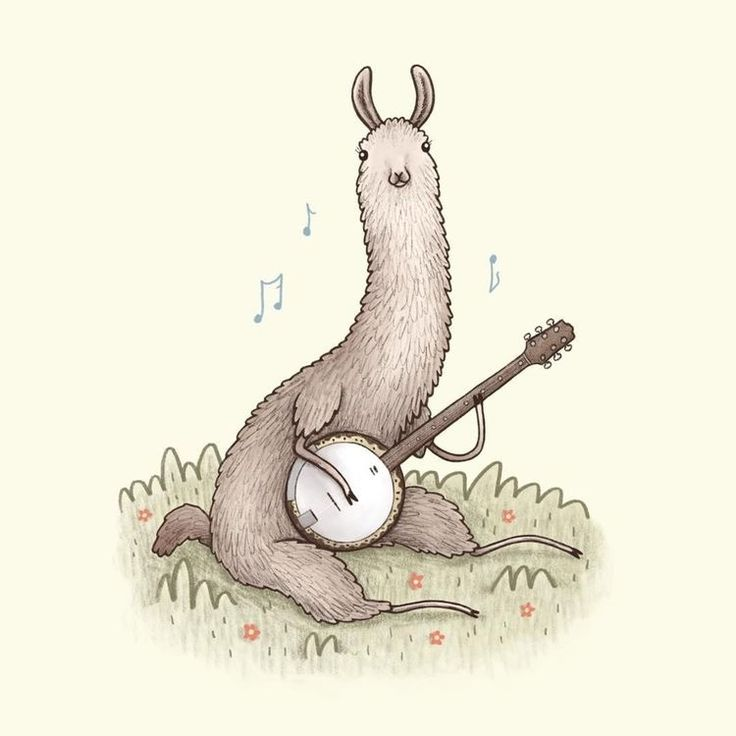
#> input picture ll.jpg, 736 x 736 px
$ python hann.py
#> lines starting #> are read from the running program, lines starting #| are printed output that depends on the picture
import numpy as np
import random
from PIL import Image, ImageDraw
import os

my_image = Image.open('ll.jpg')
#> my_image is the input picture: PIL image 736x736 RGB; mean R, G, B 238, 234.3, 216.4
#my_image = my_image.convert("RGB")
width = my_image.size[0]
#> width = 736
height = my_image.size[1]
#> height = 736
print("Hello World")
pixel_matrix = my_image.load()
draw = ImageDraw.Draw(my_image) #Создаем инструмент для рисования.
#print(str(pixel_matrix))
#f = open("log.txt", "w+")
res = [[[0 for k in range(3)] for j in range(width)] for i in range(height)]
#f.write("Hello")
for i in range(width):
    for j in range(height):
        a = (pixel_matrix[i, j][0] / 0.5 / 255) - 1
        b = (2. * pixel_matrix[i, j][1] / 255) - 1
        c = (2. * pixel_matrix[i, j][2] / 255) - 1
        res[i][j][0] = a
        res[i][j][1] = b
        res[i][j][2] = c
#> after the loop, res = 736 items
        # [5 lines of commented-out code are left out]
print("Hello")

# A = [ [1, 2, 3, 4, 5, 111],
# [6, 7, 8, 9, 10, 112],
# [11, 12, 13, 14, 15, 113],
# [16, 17, 18, 19, 20, 114],
# [21, 22, 23, 24, 25, 115],
# [26, 27, 28, 29, 30, 116]
# ]
#f.write("\n-----||-----\n")
#f.close
#open('log1.txt', 'w').close()
#f = open("log1.txt", "w+")
n = 4
m = 4
k1 = n
k0 = 0
l1 = m
l0 = 0
vectors = []
pix = []
while k1 <= height:
    while l1 <= width:
        for i in range(k0, k1):
            for j in range(l0, l1):
                pix.append(res[i][j][0])
                pix.append(res[i][j][1])
                pix.append(res[i][j][2])
                #f.write(str(res[i][j][0]) + ", " + str(res[i][j][1]) + ", " + str(res[i][j][0]) + ", ")
        # f.write(vectors[a])
        vectors.append(pix)
        #f.write("\n\n-----\n\n")
        pix = []
        l0 += m
        l1 += m
    l0 = 0
    l1 = m
    k0 += n
    k1 += n
#> after the loop, k0 = 736; k1 = 740; vectors = 33856 items
if (height % n != 0):
    print("Yepn")
    l1 = m
    l0 = 0
    while l1 <= width:
        for i in range(height - n, height):
            for j in range(l0, l1):
                pix.append(res[i][j][0])
                pix.append(res[i][j][1])
                pix.append(res[i][j][2])
               # f.write(str(res[i][j][0]) + ", " + str(res[i][j][1]) + ", " + str(res[i][j][0]) + ", ")
        # f.write(vectors[a])
        vectors.append(pix)
        #f.write("\n\n-----\n\n")
        pix = []
        l0 += m
        l1 += m
if (width % m != 0):
    print("Yepm")
    k1 = n
    k0 = 0
    while k1 <= height:
        for i in range(k0, k1):
            for j in range(width - m, width):
                pix.append(res[i][j][0])
                pix.append(res[i][j][1])
                pix.append(res[i][j][2])
                #f.write(str(res[i][j][0]) + ", " + str(res[i][j][1]) + ", " + str(res[i][j][0]) + ", ")
        # f.write(vectors[a])
        vectors.append(pix)
     #   f.write("\n\n-----\n\n")
        pix = []
        k0 += n
        k1 += n
num_of_neir = 10
max_err = 0.1 * num_of_neir
err = 200
w1 = np.random.rand(3 * n * m, num_of_neir) * 2 - 1
#print(w1)
w2 = w1.transpose()
# print(y)
teach = 0.00005
#print(vectors)
print("LENGTH")
print(len(vectors))
#| 33856
ans = [[[0 for k in range(3)] for j in range(width)] for i in range(height)]
a = 0
while err > max_err:
    print("ITERATION " + str(a))
    a += 1
    for i in range(len(vectors)):
        vect = np.array(vectors[i]).reshape(1, n * m * 3)
        y = np.dot(vect, w1)
        x = np.dot(y, w2)
        delta_x = x - vect
        w1 = w1 - teach * np.dot(np.dot(vect.transpose(), delta_x), w2.transpose())
        w2 = w2 - teach * np.dot(y.transpose(), delta_x)
        sum_err = 0
        err = 0
        sum_err = np.sum(delta_x * delta_x)
        err += sum_err
    print(err)
#> after the loop, a = 1
l0 = 0
l1 = n
k0 = 0
k1 = m
for i in range(len(vectors)):
    vect = np.array(vectors[i]).reshape(1, n * m * 3)
    y = np.dot(vect, w1)
    x = np.dot(y, w2)
    delta_x = x - vect
    w1 = w1 - teach * np.dot(np.dot(vect.transpose(), delta_x), w2.transpose())
    w2 = w2 - teach * np.dot(y.transpose(), delta_x)
    index = 0
    x = x.reshape(1, n * m * 3)
    x = x.transpose()
    #vect = vect.reshape(n * m * 3, 1)
    if i%(width/m) == 0 and i!=0:
        l0 += n
        l1 += n
        k0 = 0
        k1 = m
    for k in range(l0, l1):
        for j in range(k0, k1):
             if 255. * (x[index][0] + 1) / 2 >= 255:
                 ans[k][j][0] = 255.
             else:
                 ans[k][j][0] = 255.* (x[index][0] + 1) / 2
             if 255. * (x[(index+1)][0] + 1) / 2 >= 255:
                 ans[k][j][1] = 255.
             else:
                 ans[k][j][1] = 255. * (x[(index+1)][0]+ 1)  / 2
             if 255. * (x[(index+2)][0] + 1) / 2 >= 255:
                 ans[k][j][2] = 255.
             else:
                 ans[k][j][2] = 255. * (x[(index+2)][0] + 1) / 2
             index += 3
    #print("VECT->")
    k0 += m
    k1 += m
#> this loop made 33856 passes
#> (l0, l1, k0, k1) on passes 185, 369, 553, 737, 921, 1105, 1289, 1473, 1657, 1841, 2025, 2209: (4, 8, 0, 4), (8, 12, 0, 4), (12, 16, 0, 4), (16, 20, 0, 4), (20, 24, 0, 4), (24, 28, 0, 4), (28, 32, 0, 4), (32, 36, 0, 4), (36, 40, 0, 4), (40, 44, 0, 4), (44, 48, 0, 4), (48, 52, 0, 4)
#> (k0, k1) on passes 1 to 6: (4, 8), (8, 12), (12, 16), (16, 20), (20, 24), (24, 28)
#> after the loop, ans = 736 items; l0 = 732; l1 = 736
   # print(str(vect))
    #print("ANS->")
    #print(ans)
for i in range(width):
    for j in range(height):
        a = ans[i][j][0]
        b = ans[i][j][1]
        c = ans[i][j][2]
        draw.point((i, j), (int(a), int(b), int(c)))
my_image.save("ans.jpg", "JPEG")
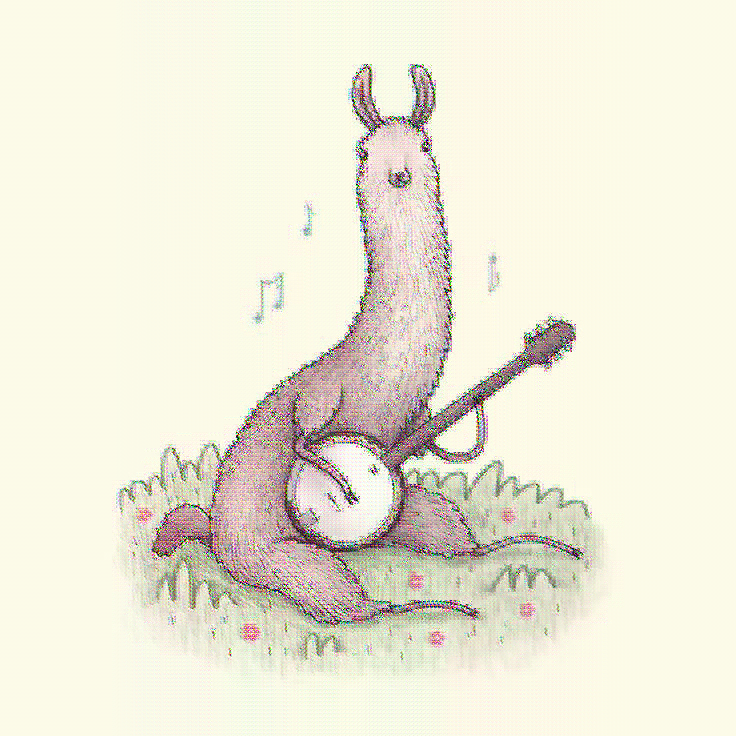
#> saved as ans.jpg: PIL image 736x736 RGB; mean R, G, B 237.1, 233.7, 216.7
del draw
